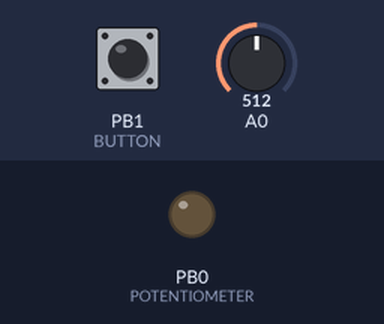
A sketch run on a simulated ATtiny85, built with avr-gcc and run on an emulated ATtiny85. On the bench: output pins drawn as LEDs (lit = HIGH). Inputs (shaded band) come from the test bench; at power-on: PB1 (BUTTON) LOW, A0 = 512.

Above: at 1.2 s.
1.3 s: PB1 (BUTTON) pulled HIGH for 0.15 s
At 2.6 s:
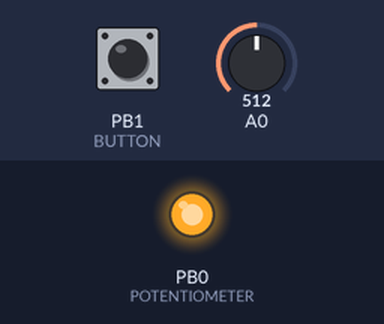
Timing chart, 0 to 10.8 s (numbered marks = the images above; inputs shaded):
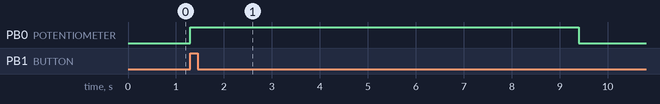

The sketch:

coffee_grinder_timer.ino
```cpp
//title           :coffee_grinder_timer.ino
//description     :This is a small timer program for a coffee grinder
//description     :realized with a Digispark MCU
//author          :GatCode
//year            :2017
//notes           :please feel free to adapt it to your needs

// Copyright (c) 2017 GatCode

// Permission is hereby granted, free of charge, to any person obtaining a copy
// of this software and associated documentation files (the "Software"), to deal
// in the Software without restriction, including without limitation the rights
// to use, copy, modify, merge, publish, distribute, sublicense, and/or sell
// copies of the Software, and to permit persons to whom the Software is
// furnished to do so, subject to the following conditions:

// The above copyright notice and this permission notice shall be included in
// all copies or substantial portions of the Software.

// THE SOFTWARE IS PROVIDED "AS IS", WITHOUT WARRANTY OF ANY KIND, EXPRESS OR
// IMPLIED, INCLUDING BUT NOT LIMITED TO THE WARRANTIES OF MERCHANTABILITY,
// FITNESS FOR A PARTICULAR PURPOSE AND NONINFRINGEMENT. IN NO EVENT SHALL THE
// AUTHORS OR COPYRIGHT HOLDERS BE LIABLE FOR ANY CLAIM, DAMAGES OR OTHER
// LIABILITY, WHETHER IN AN ACTION OF CONTRACT, TORT OR OTHERWISE, ARISING FROM,
// OUT OF OR IN CONNECTION WITH THE SOFTWARE OR THE USE OR OTHER DEALINGS IN THE
// SOFTWARE.
//==============================================================================

//------------------------------------------------------------------------------
// Input Pins
//
const byte POTENTIOMETER = 0; //Analog Input 0
const byte GRINDER = 0; //Digital Output 0
const byte BUTTON = 1; //Digital Input 1

//------------------------------------------------------------------------------
// Variables
//
const int min_grind_time = 4000; //minimum grinding time is 4 seconds
const int grind_time_multiplier = 8; //to achieve 8 sec. potentiometer delay

int potentiometer_value = 0;
int grinding_time = 0;

//------------------------------------------------------------------------------
// Setup
//
void setup()
{
  pinMode(GRINDER, OUTPUT);
  pinMode(BUTTON, INPUT);
}

//------------------------------------------------------------------------------
// Loop
//
void loop()
{
  potentiometer_value = analogRead(POTENTIOMETER);
  grinding_time = min_grind_time + (potentiometer_value * grind_time_multiplier);

  if(digitalRead(BUTTON))
  {
    digitalWrite(GRINDER, HIGH);
    delay(grinding_time);
    digitalWrite(GRINDER, LOW);
  }
}
```

Measured:
- after the input at 1.3 s, PB0 (POTENTIOMETER): LOW → HIGH at once, → LOW 8.1 s later
